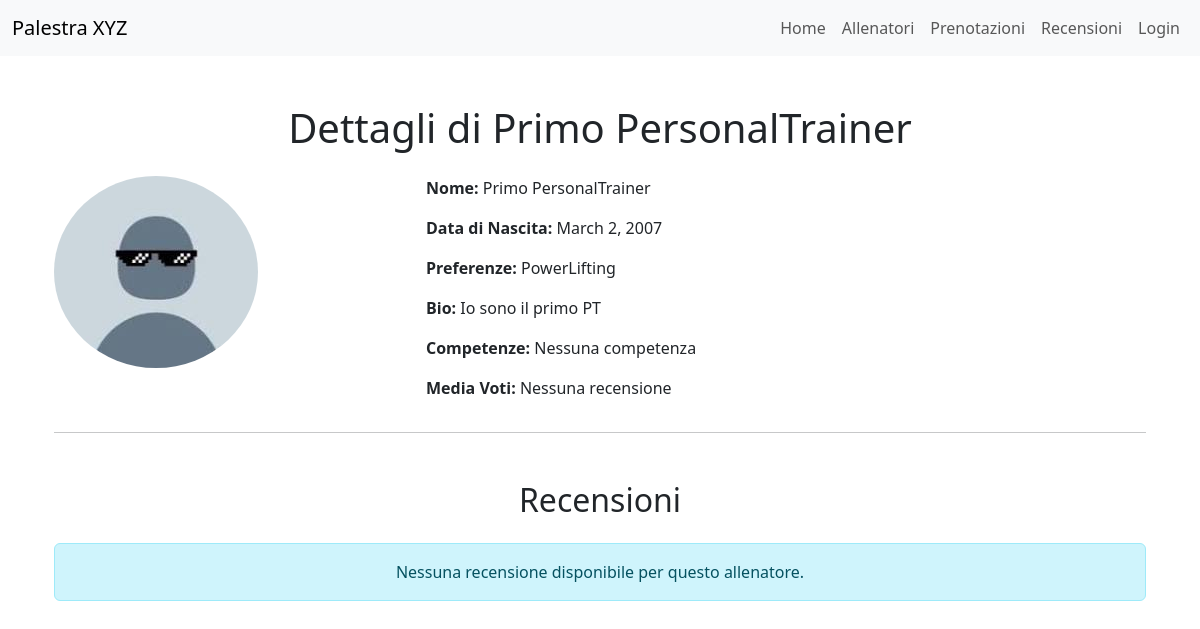
/trainers/detail/1/, run on an earlier commit of the app's database.
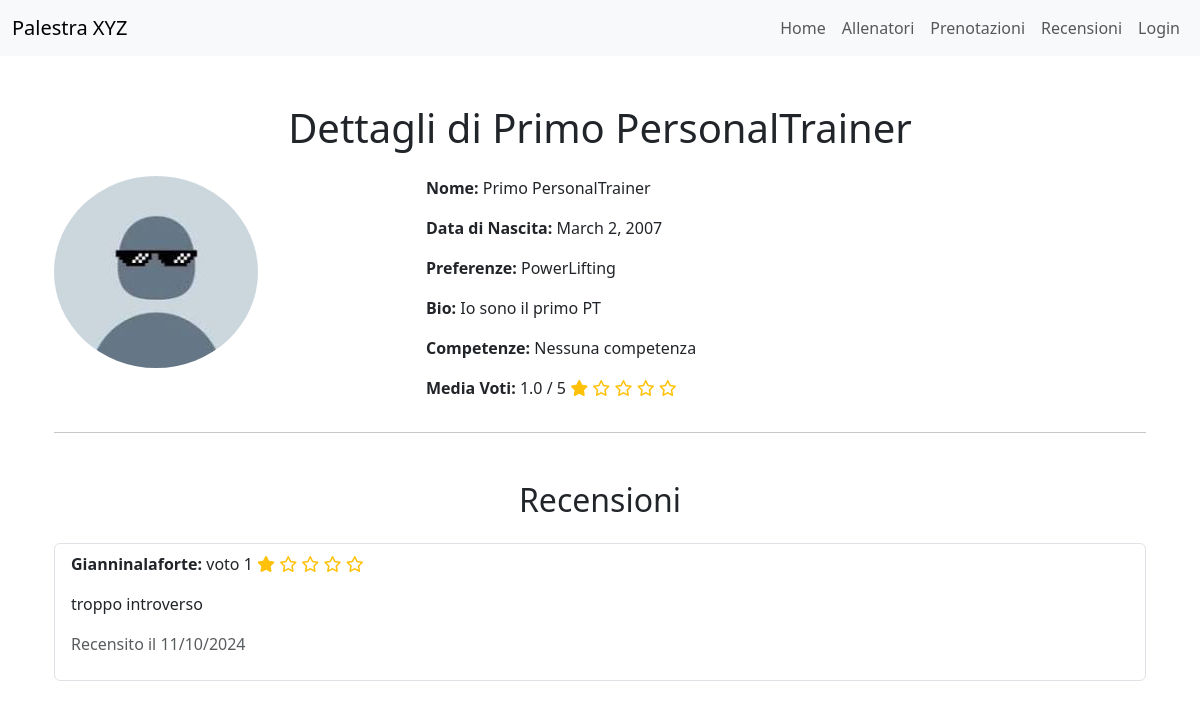
And on a later commit of the database.
### reviews/models.py (models this page shows, shortened)
class Recensione(models.Model):
    registrato_utente = models.ForeignKey(RegistratoUtente, on_delete=models.CASCADE)
    personal_trainer = models.ForeignKey(PersonalTrainer, on_delete=models.CASCADE)
    recensione_testuale = models.TextField(max_length=500)
    voto = models.PositiveSmallIntegerField(choices=[(i, str(i)) for i in range(1, 6)])  # Voti da 1 a 5 stelle
    data_recensione = models.DateTimeField(auto_now_add=True)
    class Meta:
        verbose_name_plural = "Recensioni"
        constraints = [
            models.UniqueConstraint(fields=['registrato_utente', 'personal_trainer'], name='unique_recensione_per_trainer')
        ]

### accounts/models.py (models this page shows, shortened)
class RegistratoUtente(models.Model):
    user = models.OneToOneField(User, on_delete=models.CASCADE)
    nome = models.CharField(max_length=100)
    cognome = models.CharField(max_length=100)
    data_nascita = models.DateField()
    bio = models.TextField(max_length=500)
    SCELTA_PREFERENZE = [
        ("BB", "BodyBuilding"),
        ("PL", "PowerLifting"),
        ("CL", "Calisthenics"),
        ("ST", "StrongMen"),
        ("YG", "Yoga"),
        ("PS", "Pilates"),
        ("AR", "Aerobico")
    ]
    preferenze = models.CharField(max_length=2, choices=SCELTA_PREFERENZE)
    class Meta:
        verbose_name_plural = "UtentiRegistrati"

### trainers/views.py (the view)
# urls.py: path('detail/<pk>/', PersonalTrainerReviewDetailView.as_view(), name='personal_trainer_review'),
class PersonalTrainerReviewDetailView(DetailView):
    model = PersonalTrainer
    template_name = 'trainers/personal_trainer_review_detail.html'
    context_object_name = 'personal_trainer'
    def get_context_data(self, **kwargs):
        context = super().get_context_data(**kwargs)
        context['media_voti'] = Recensione.objects.filter(personal_trainer=self.object).aggregate(Avg('voto'))['voto__avg']
        context['recensioni'] = Recensione.objects.filter(personal_trainer=self.object)
        return context

### trainers/templates/trainers/personal_trainer_review_detail.html (shortened to what this page needs)
{% extends "trainers/base.html" %}
{% block content %}
    {% load static %}
<div class="container mt-5">
    <h1 class="text-center mb-4">Dettagli di {{ personal_trainer.nome }} {{ personal_trainer.cognome }}</h1>
    <div class="row">
        <div class="col-md-4">
            {% if personal_trainer.immagine_profilo %}
                <img src="{{ personal_trainer.immagine_profilo.url }}" alt="Immagine profilo" class="img-fluid rounded-circle" style="max-width: 100%;">
            {% else %}
                <img src="{% static 'imgs/mia_foto.jpeg' %}" alt="Immagine profilo" class="img-fluid rounded-circle" style="max-width: 100%;">
            {% endif %}
        </div>
        <div class="col-md-8">
            <p><strong>Nome:</strong> {{ personal_trainer.nome }} {{ personal_trainer.cognome }}</p>
            <p><strong>Data di Nascita:</strong> {{ personal_trainer.data_di_nascita }}</p>
            <p><strong>Preferenze:</strong> {{ personal_trainer.get_preferenze_display }}</p>
            <p><strong>Bio:</strong> {{ personal_trainer.bio }}</p>
            <p><strong>Competenze:</strong> {{ personal_trainer.competenze }}</p>
            <p><strong>Media Voti:</strong>
                {% if media_voti %}
                    {{ media_voti|floatformat:1 }} / 5
                    <span>
                        {% for i in "12345" %}
                            {% if i <= media_voti|floatformat %}
                                <i class="fas fa-star text-warning"></i>
                            {% else %}
                                <i class="far fa-star text-warning"></i>
                            {% endif %}
                        {% endfor %}
                    </span>
                {% else %}
                    Nessuna recensione
                {% endif %}
            </p>
        </div>
    </div>
    <hr>
    <div class="mt-5">
        <h2 class="text-center">Recensioni</h2>
        {% if recensioni %}
            <ul class="list-group mt-4">
                {% for recensione in recensioni %}
                    <li class="list-group-item">
                        <p><strong>{{ recensione.registrato_utente.user }}:</strong>  voto {{ recensione.voto }}
                            <span>
                                {% for i in "12345" %}
                                    {% if i <= recensione.voto|floatformat %}
                                        <i class="fas fa-star text-warning"></i>
                                    {% else %}
                                        <i class="far fa-star text-warning"></i>
                                    {% endif %}
                                {% endfor %}
                            </span>
                        </p>
                        <p>{{ recensione.recensione_testuale }}</p>
                        <p class="text-muted">Recensito il {{ recensione.data_recensione|date:"d/m/Y" }}</p>
                    </li>
                {% endfor %}
            </ul>
        {% else %}
            <div class="alert alert-info text-center mt-4">
                Nessuna recensione disponibile per questo allenatore.
            </div>
        {% endif %}
    </div>
</div>
{% endblock %}

What changed in the data, as far as the page shows it:
added Recensione: registrato_utente.user "Gianninalaforte", voto "1", recensione_testuale "troppo introverso", data_recensione "11/10/2024"
Also different on the page:
{{ media_voti|floatformat:1 }}: (not shown) → "1.0"
text no longer shown: "Nessuna recensione Nessuna recensione disponibile per questo allenatore."
text now shown: "/ 5"
